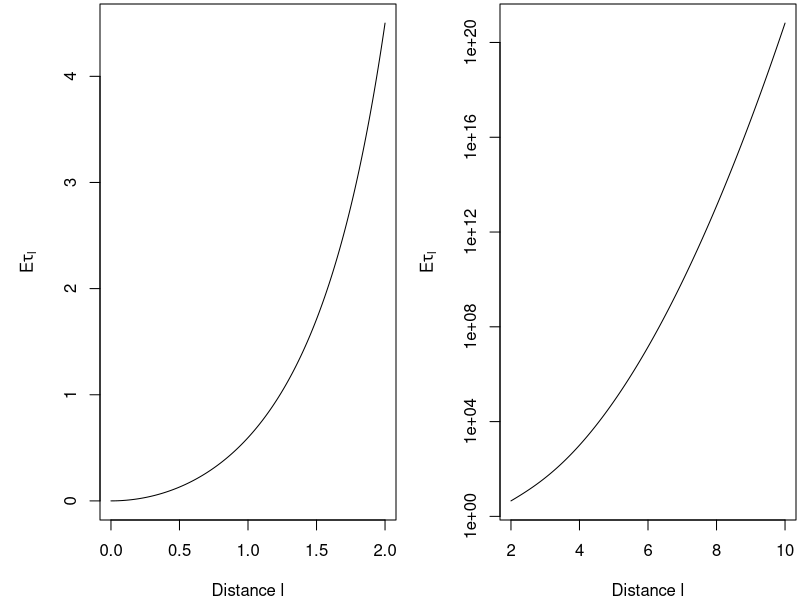

Reproduce this figure in R.
## Hitting time for the OU process

## Find the hitting time numerical integration

require(deSolve)
f <- function(t,x,p) list(sqrt(2*pi)*exp(t^2/2)*(pnorm(t)-0.5))

tv <- seq(0,10,0.01)

res <- ode(0,tv,f)

Etau <- res[,2]

pdf("OU-hitting.pdf",width=7,height=3.5)
par(mfrow=c(1,2),mar=c(4,5,0.2,0.2))
plot(tv[tv<=2],Etau[tv<=2],type="l",xlab="Distance l",ylab=expression(E*tau[l]))

# lines(tv,sqrt(pi/2)/tv*exp(tv^2/2),lty="dotted")
## plot(tv,Etau/(exp(tv^2/2)/tv*sqrt(pi/2)),type="l",xlab="Distance l",
##      ylab=expression(E*tau[l] / (sqrt(pi/2)*exp(l^2/2)/l) ))
## abline(h=1,lty="dashed")

plot(tv[tv>=2],Etau[tv>=2],type="l",log="y",xlab="Distance l",
     ylab=expression(E*tau[l]))
# lines(tv,sqrt(pi/2)/tv*exp(tv^2/2),lty="dotted")
dev.off()
